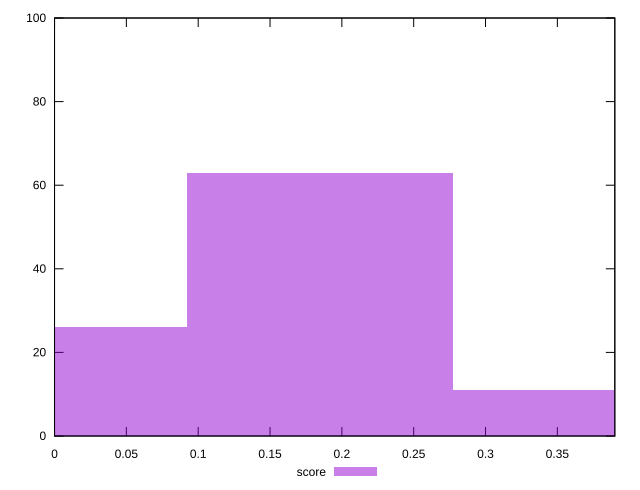

gnuplot code for this plot:
reset

$score <<EOF
0.1848403670862293 63
0 26
0.3696807341724586 11
EOF

set key outside below
set boxwidth 0.1848403670862293
set xrange [0:0.39]
set yrange [0:100]
set trange [0:100]
set style fill transparent solid 0.5 noborder
set terminal svg size 640, 490 enhanced background rgb 'white'
set output "reports/report_00027_2021-02-24T12-40-31.850Z/total-blocking-time/samples/astro/score/histogram.svg"

plot $score title "score" with boxes

reset
